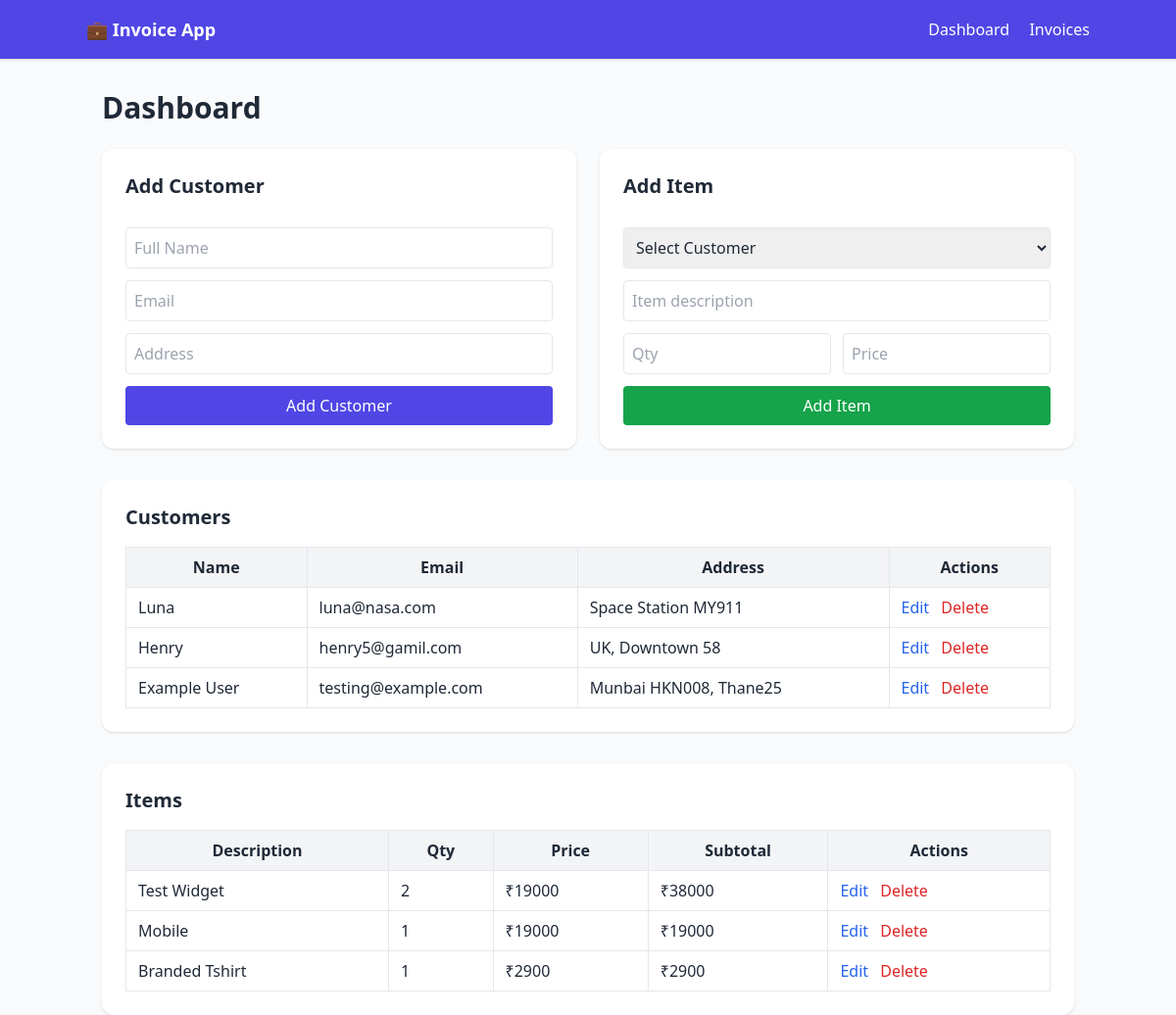
The page / on the database its author committed.
### app.py (models this page shows)
class BaseModel(Model):
    class Meta:
        database = db

class Customer(BaseModel):
    name = CharField()
    email = CharField(unique=True)
    address = CharField()

class Item(BaseModel):
    invoice = ForeignKeyField(Invoice, backref="items", on_delete="CASCADE")
    description = CharField()
    quantity = IntegerField()
    price = DecimalField(decimal_places=2)
    @property
    def subtotal(self):
        return self.quantity * self.price

### app.py (the view, shortened to what this page needs)
@app.route("/", methods=["GET", "POST"])
def dashboard():
    error = None
    customers = Customer.select()
    items = Item.select()
    return render_template("dashboard.html", customers=customers, items=items, error=error, date=date)

### templates/dashboard.html (shortened to what this page needs)
{% extends "base.html" %}
{% block content %}
<h1 class="text-3xl font-bold mb-6">Dashboard</h1>
<div class="grid md:grid-cols-2 gap-6">
  <div class="bg-white p-6 rounded-xl shadow">
    <h2 class="text-xl font-semibold mb-4">Add Customer</h2>
    <form method="POST" class="space-y-3">
      <input type="text" name="name" placeholder="Full Name" class="w-full border p-2 rounded">
      <input type="email" name="email" placeholder="Email" class="w-full border p-2 rounded">
      <input type="text" name="address" placeholder="Address" class="w-full border p-2 rounded">
      <button class="w-full bg-indigo-600 text-white py-2 rounded hover:bg-indigo-700">Add Customer</button>
    </form>
  </div>
  <div class="bg-white p-6 rounded-xl shadow">
    <h2 class="text-xl font-semibold mb-4">Add Item</h2>
    <form method="POST" class="space-y-3">
      <select name="customer_id" class="w-full border p-2 rounded">
        <option value="">Select Customer</option>
      </select>
      <input type="text" name="description" placeholder="Item description" class="w-full border p-2 rounded">
      <div class="flex gap-3">
        <input type="number" name="quantity" placeholder="Qty" class="w-1/2 border p-2 rounded">
        <input type="number" step="0.01" name="price" placeholder="Price" class="w-1/2 border p-2 rounded">
      </div>
      <button class="w-full bg-green-600 text-white py-2 rounded hover:bg-green-700">Add Item</button>
    </form>
  </div>
</div>
<div class="bg-white p-6 rounded-xl shadow mt-8">
  <h2 class="text-xl font-semibold mb-4">Customers</h2>
  <table class="w-full border-collapse">
    <thead class="bg-gray-100">
      <tr>
        <th class="border px-3 py-2">Name</th>
        <th class="border px-3 py-2">Email</th>
        <th class="border px-3 py-2">Address</th>
        <th class="border px-3 py-2">Actions</th>
      </tr>
    </thead>
    <tbody>
      {% for customer in customers %}
      <tr class="hover:bg-gray-50">
        <td class="border px-3 py-2">{{ customer.name }}</td>
        <td class="border px-3 py-2">{{ customer.email }}</td>
        <td class="border px-3 py-2">{{ customer.address }}</td>
        <td class="border px-3 py-2 space-x-2">
          <a href="{{ url_for('edit_customer_page', id=customer.id) }}" class="text-blue-600 hover:underline">Edit</a>
          <a href="{{ url_for('delete_customer', id=customer.id) }}" class="text-red-600 hover:underline">Delete</a>
        </td>
      </tr>
      {% endfor %}
    </tbody>
  </table>
</div>
<div class="bg-white p-6 rounded-xl shadow mt-8">
  <h2 class="text-xl font-semibold mb-4">Items</h2>
  <table class="w-full border-collapse">
    <thead class="bg-gray-100">
      <tr>
        <th class="border px-3 py-2">Description</th>
        <th class="border px-3 py-2">Qty</th>
        <th class="border px-3 py-2">Price</th>
        <th class="border px-3 py-2">Subtotal</th>
        <th class="border px-3 py-2">Actions</th>
      </tr>
    </thead>
    <tbody>
      {% for item in items %}
      <tr class="hover:bg-gray-50">
        <td class="border px-3 py-2">{{ item.description }}</td>
        <td class="border px-3 py-2">{{ item.quantity }}</td>
        <td class="border px-3 py-2">₹{{ item.price }}</td>
        <td class="border px-3 py-2">₹{{ item.subtotal }}</td>
        <td class="border px-3 py-2 space-x-2">
          <a href="{{ url_for('edit_item_page', id=item.id) }}" class="text-blue-600 hover:underline">Edit</a>
          <a href="{{ url_for('delete_item', id=item.id) }}" class="text-red-600 hover:underline">Delete</a>
        </td>
      </tr>
      {% endfor %}
    </tbody>
  </table>
</div>
{% endblock %}

### templates/base.html (shortened to what this page needs)
<!DOCTYPE html>
<html lang="en">
<head>
  <script src="https://cdn.tailwindcss.com"></script>
</head>
<body class="bg-gray-50 text-gray-800">
  <nav class="bg-indigo-600 text-white p-4 shadow">
    <div class="container mx-auto flex justify-between items-center">
      <a href="{{ url_for('dashboard') }}" class="font-bold text-lg">💼 Invoice App</a>
      <div class="space-x-4">
        <a href="{{ url_for('dashboard') }}" class="hover:underline">Dashboard</a>
        <a href="{{ url_for('invoice_page') }}" class="hover:underline">Invoices</a>
      </div>
    </div>
  </nav>
  <main class="container mx-auto mt-8 px-4">
    {% block content %}{% endblock %}
  </main>
</body>
</html>

### rows shown on the page
Customer: name "Luna", email "luna@nasa.com", address "Space Station MY911"
Customer: name "Henry", email "henry5@gamil.com", address "UK, Downtown 58"
Customer: name "Example User", email "testing@example.com", address "Munbai HKN008, Thane25"
Item: description "Test Widget", quantity "2", price "19000", subtotal "38000"
Item: description "Mobile", quantity "1", price "19000", subtotal "19000"
Item: description "Branded Tshirt", quantity "1", price "2900", subtotal "2900"
